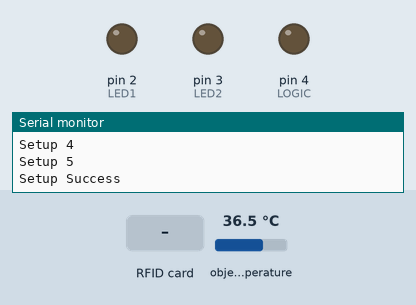
The sketch below on a simulated Arduino Uno, built with avr-gcc and run on an emulated ATmega328P. Parts: output pins drawn as LEDs (lit = HIGH), the last lines printed to the serial monitor. The inputs (shaded band) are chosen by the test bench; at power-on: object temperature 36.5 °C. Pins used as bus, display or sensor lines are not drawn.

Above: at 2.7 s.
2.8 s: RFID card 02 AC 7E D1 E1 0E B0 held to the reader
At 3.2 s:
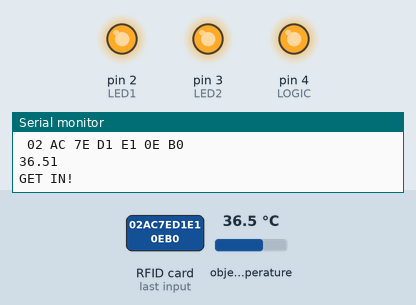
At 8.2 s:
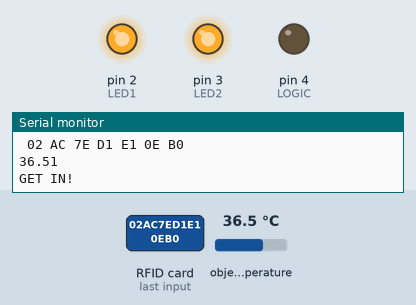
Timing chart, 0 to 10.3 s (numbered marks = the images above; inputs shaded):
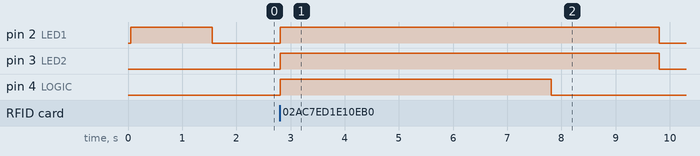

The sketch:

code.ino
```cpp
#include <SPI.h>  // RFID
#include <MFRC522.h> // RFID Sensor
#include <Wire.h> // I2C, for Thermometre
#include <avr/wdt.h> // Watchdog timer
#include <Adafruit_MLX90614.h> // thermometer
#define SS_PIN 10 // RFID
#define RST_PIN 7 // RFID
#define LOGIC 4
#define LED1 2 // Red
#define LED2 3 // Blue


MFRC522 mfrc522(SS_PIN, RST_PIN);
Adafruit_MLX90614 mlx = Adafruit_MLX90614();

void setup() {
  Serial.begin(57600) ;
  SPI.begin();

  // RFID Setup
  mfrc522.PCD_Init() ;
  Serial.println("Setup 1");

  // RELAY Setup
  pinMode(LOGIC, OUTPUT) ;
  Serial.println("Setup 2");

  // Temperature Setup
  const int constant = 1.5 ;// kalibrasi thermometer terhadap jarak pengukuran 5 cm
  mlx.begin();
  Serial.println("Setup 3");

  // Indicator Setup
  pinMode(LED1, OUTPUT) ;
  pinMode(LED2, OUTPUT) ;
  Serial.println("Setup 4");

  // Watchdog timer setup
//  wdt_enable(WDTO_8S) ;
  Serial.println("Setup 5");

  // Success Setup
  for (int i = 0; i < 3 ; i++ ){
    digitalWrite(LED1, HIGH);
    delay(500) ;
    digitalWrite(LED1, LOW) ;
  }
  Serial.println("Setup Success");
}

void loop() {
  wdt_reset() ;
//  Serial.println("Begin test") ;
  if ( ! mfrc522.PICC_IsNewCardPresent())
  {
    return;
  }
  // Select one of the cards
  if ( ! mfrc522.PICC_ReadCardSerial())
  {
    return;
  }
  Serial.println("pass") ;
  String userID = "";
  byte letter ;
  for (byte i = 0; i < mfrc522.uid.size; i++){
     Serial.print(mfrc522.uid.uidByte[i] < 0x10 ? " 0" : " ");
     Serial.print(mfrc522.uid.uidByte[i], HEX);
     userID.concat(String(mfrc522.uid.uidByte[i] < 0x10 ? " 0" : " "));
     userID.concat(String(mfrc522.uid.uidByte[i], HEX));
  }
  wdt_reset() ;
  Serial.println();
  userID.toUpperCase();
  if (userID.substring(1) == "02 AC 7E D1 E1 0E B0" || userID.substring(1) == "E5 AD 8D 4F") {
    digitalWrite(LED1, HIGH) ;
    Tempcheck() ;
    delay(2000) ;
  } else {
    delay(2000) ;
  }

  //reset indicator
  digitalWrite(LED1, LOW);
  digitalWrite(LED2, LOW);
  Serial.println("reset complete") ;
  delay(2000);
}

void Tempcheck(){
  wdt_reset() ;
  while (1){
    float temp = mlx.readObjectTempC() ;
    if (temp > 34 && temp < 40) {
      Serial.println(temp) ;
      if (temp >= 37 ){
        digitalWrite(LED1, LOW) ;
        Serial.println("GO AWAY");
        } else {
        Serial.println("GET IN!") ;
        digitalWrite(LED2, HIGH) ;
        digitalWrite(LOGIC, HIGH) ;
        delay (5000) ;
        digitalWrite(LOGIC, LOW) ;
        }
        wdt_reset() ;
        break ;
//      Serial.println("Breaking out");
    } else {
      wdt_reset() ;
      continue ;
    }
  }


}
```

Measured:
- after the input at 2.8 s, pin 2 (LED1), pin 3 (LED2): LOW → HIGH at once, → LOW 7.0 s later; pin 4 (LOGIC): LOW → HIGH at once, → LOW 5.0 s later
